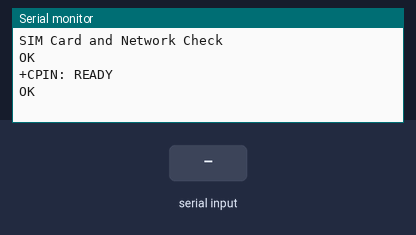
The sketch below on a simulated Arduino Uno, built with avr-gcc and run on an emulated ATmega328P. Parts: the last lines printed to the serial monitor. The test bench sets the inputs (shaded band). The modem accepts every AT command (registered, SIM ready, sends succeed) and sends nothing else.

Above: at 2.2 s.
2.3 s: "1" received over the second serial link
At 2.85 s:
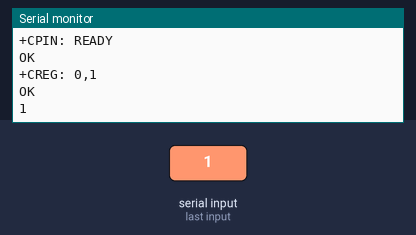
4.0 s: "0" received over the second serial link
At 5.0 s:
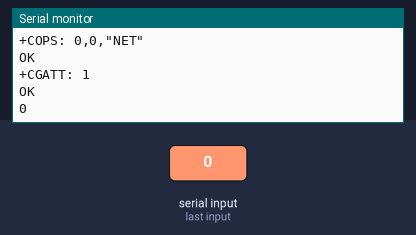

Measured:
- after the input at 2.3 s, the serial monitor: prints a new line after 0.25 s (image 1)
- after the input at 4.0 s, the serial monitor: prints a new line after 0.08 s (image 2)

The sketch:

verify_the_stats_basic_comands_copy.ino
```cpp
#include <SoftwareSerial.h>

SoftwareSerial sim808(10, 11);  // RX, TX

void setup() {
    Serial.begin(9600);
    sim808.begin(9600);

    delay(1000);
    Serial.println("SIM Card and Network Check");
}

void loop() {
    // Check modem responsiveness
    sim808.println("AT");
    delay(500);
    while (sim808.available()) {
        char c = sim808.read();
        Serial.write(c);
    }

    // Check SIM card status
    sim808.println("AT+CPIN?");
    delay(500);
    while (sim808.available()) {
        char c = sim808.read();
        Serial.write(c);
    }

    // Check network registration
    sim808.println("AT+CREG?");
    delay(500);
    while (sim808.available()) {
        char c = sim808.read();
        Serial.write(c);
    }

    // Check signal strength
    sim808.println("AT+CSQ");
    delay(500);
    while (sim808.available()) {
        char c = sim808.read();
        Serial.write(c);
    }

    // Check operator information
    sim808.println("AT+COPS?");
    delay(500);
    while (sim808.available()) {
        char c = sim808.read();
        Serial.write(c);
    }

    // Check GPRS/Internet connectivity (optional)
    sim808.println("AT+CGATT?");
    delay(500);
    while (sim808.available()) {
        char c = sim808.read();
        Serial.write(c);
    }

    delay(10000); // Wait before looping again
}
```
